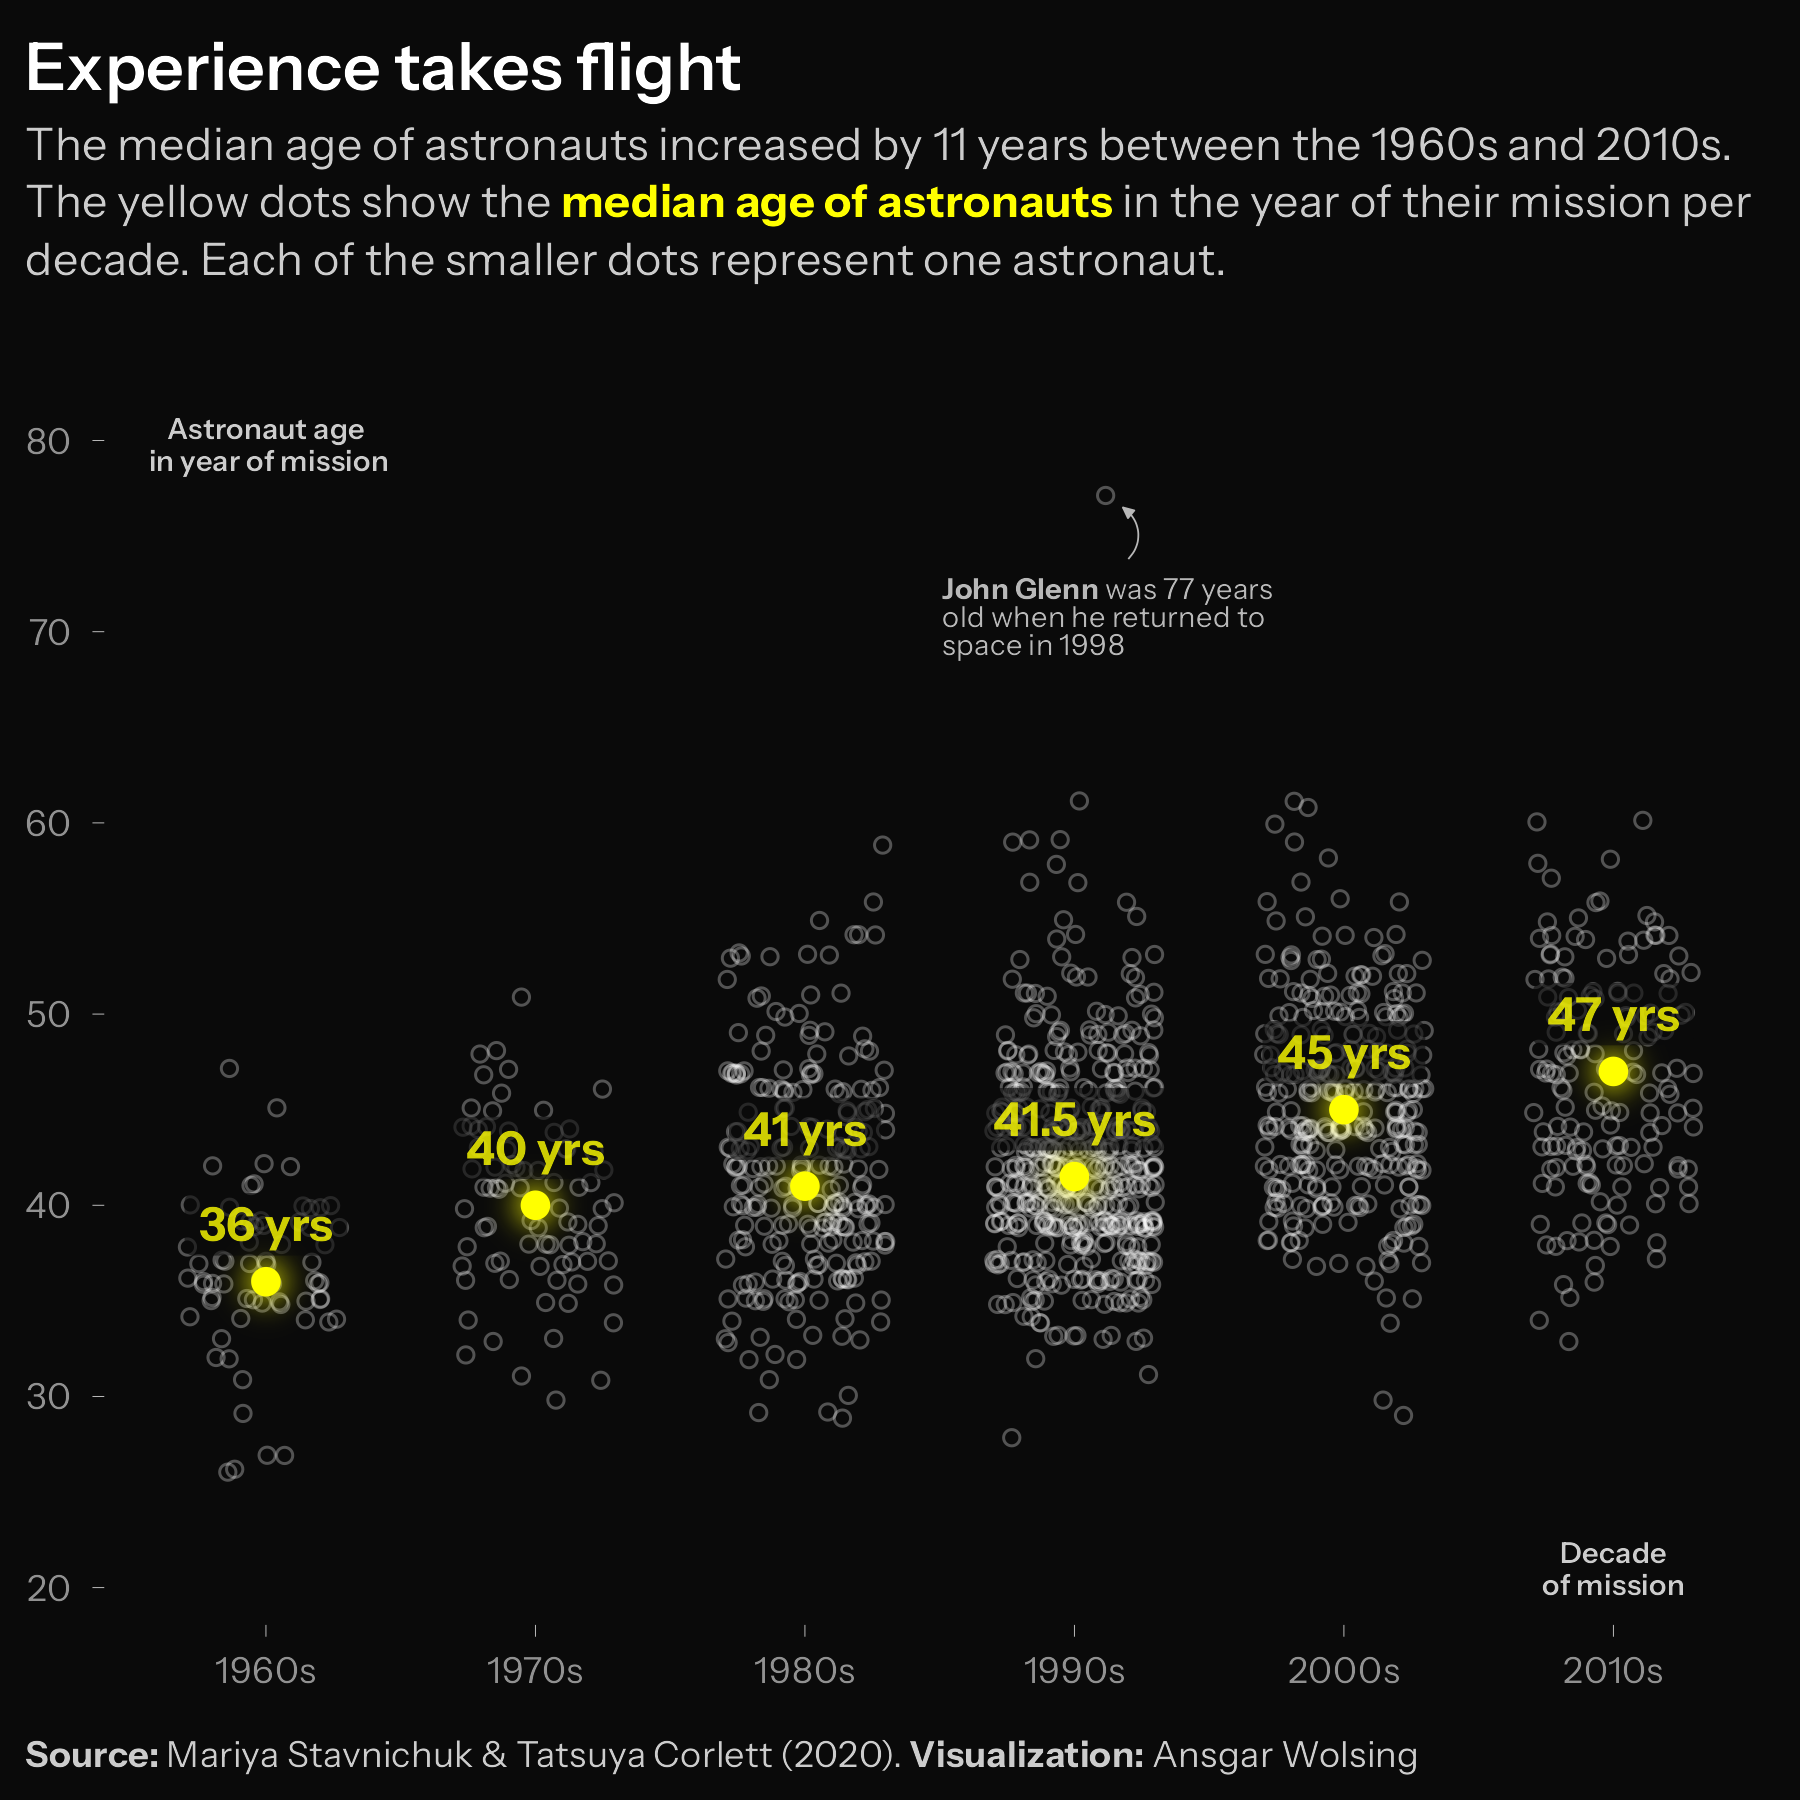

This chart was generated by the following R code:
library(tidyverse)
library(ggtext)
library(ggdist)
library(here)

#' Source:
#' Mariya Stavnichuk & Tatsuya Corlett (2020)
#' https://data.mendeley.com/datasets/86tsnnbv2w/1
#' https://github.com/rfordatascience/tidytuesday/tree/2e9bd5a67e09b14d01f616b00f7f7e0931515d24/data/2020/2020-07-14


url <- "https://raw.githubusercontent.com/rfordatascience/tidytuesday/2e9bd5a67e09b14d01f616b00f7f7e0931515d24/data/2020/2020-07-14/astronauts.csv"
df <- read_csv(url)

df_prep <- df |> 
  # Only keep the first mission
  filter(mission_number == 1) |> 
  select(
    id, name, year_of_selection, year_of_mission, year_of_birth
  ) |> 
  mutate(
    years_from_selection_to_mission = year_of_mission - year_of_selection,
    age_first_mission = year_of_mission - year_of_birth,
    decade_of_mission = year_of_mission %/% 10 * 10
  ) 

# Plausibility check
df_prep |> 
  filter(years_from_selection_to_mission < 0)

#' https://en.wikipedia.org/wiki/Franco_Malerba: selection in 1989, not 1998
#' https://en.wikipedia.org/wiki/Andy_Thomas (Andrew Sydney Withiel Thomas): mission in 1996, not 1983 

# Replace incorrect values
df_prep <- df_prep |> 
  mutate(
    year_of_selection = ifelse(id == 648, 1989, year_of_selection),
    year_of_mission = ifelse(id == 862, 1996, year_of_mission),
    # Recalculate decade of mission
    years_from_selection_to_mission = year_of_mission - year_of_selection,
    decade_of_mission = year_of_mission %/% 10 * 10
  )

df_prep |> 
  summarize(mean(years_from_selection_to_mission), .by = decade_of_mission) |>
  arrange(decade_of_mission)

df_prep |> 
  summarize(mean(age_first_mission), .by = decade_of_mission) |>
  arrange(decade_of_mission)

 df |> 
   mutate(
    age = year_of_mission - year_of_birth,
    decade_of_mission = year_of_mission %/% 10 * 10
  ) |> 
  summarize(mean(age), .by = decade_of_mission) |>
  arrange(decade_of_mission)


df_plot <- df |> 
  mutate(
    age = year_of_mission - year_of_birth,
    decade_of_mission = year_of_mission %/% 10 * 10,
    decade_of_mission = paste0(decade_of_mission, "s")
  )

bg_color <- "grey4"
p <- df_plot |> 
  ggplot(aes(decade_of_mission, age)) +
  geom_point(
    position = position_jitter(width = 0.3, height = 0.2, seed = 10),
    shape = 21, col = "white", alpha = 0.3) +
  ggfx::with_outer_glow(
    stat_summary(
      fun = median, col = "yellow"
    ),
    col = "#FFFF00CC", sigma = 15, expand = 3
  ) +
  stat_summary(
    geom = "label",
    fun.data = function(x) {
      y_offset <- 3
      med <- median(x)
      data.frame(y = med + y_offset, label = paste(med, "yrs"))
    },
    col = "#FFFF00CC", fill = alpha(bg_color, 0.6),
    family = "Instrument Sans Bold", size = 4, linewidth = 0
  ) +
  # John Glenn 1998
  annotate(
    GeomTextBox,
    x = 4.2, y = 74,
    label = "<b>John Glenn</b> was 77 years old when he returned to space in 1998",
    width = 0.25, col = "grey72", family = "Instrument Sans",
    size = 2.5, lineheight = 0.85, fill = NA, box.size = 0,
    vjust = 1
  ) +
  annotate(
    GeomCurve,
    x = 4.2, xend = 4.18, y = 73.8, yend = 76.5,
    linewidth = 0.2, col = "grey72",
    arrow = arrow(angle = 25, length = unit(0.1, "cm"), type = "closed")
  ) +
  # Custom axis labels
  annotate(
    "text",
    x = c(min(df_plot$decade_of_mission), max(df_plot$decade_of_mission)),
    y = c(max(df_plot$age), min(df_plot$age) - 5),
    label = c(
      "Astronaut age\n in year of mission",
      "Decade\nof mission"),
    vjust = c(-0.5, 0.5),
    family = "Instrument Sans SemiBold", size = 2.5, col = "grey80",
    hjust = 0.5, lineheight = 0.9
  ) +
  scale_y_continuous(breaks = seq(0, 100, 10)) +
  coord_cartesian(ylim = c(NA, 80), clip = "off") +
  labs(
    title = "Experience takes flight",
    subtitle = "The median age
      of astronauts increased by 11 years between the 1960s and 2010s.
      The yellow dots show the
    <b style='color: #FFFF00; font-family:\"Instrument Sans Bold\"'>median age
      of astronauts</b> in the year of their mission per decade.
    Each of the smaller dots represent one astronaut.",
    caption = "**Source:** Mariya Stavnichuk & Tatsuya Corlett (2020). 
    **Visualization:** Ansgar Wolsing"
  ) +
  theme_minimal(paper = bg_color, ink = "grey80", base_family = "Instrument Sans") +
  theme(
    plot.title = element_textbox(
      width = 1, lineheight = 1.25,
      family = "Instrument Sans SemiBold", size = 16, color = "white"),
    plot.title.position = "plot",
    plot.subtitle = element_textbox(
      width = 1, lineheight = 1.25,
      margin = margin(b = 24)),
    plot.caption = element_markdown(
      hjust = 0, margin = margin(t = 12)),
    plot.caption.position = "plot",
    plot.margin = margin(t = 10, r = 6, b = 6, l = 6),
    panel.grid = element_blank(),
    axis.title = element_blank(),
    axis.ticks = element_line(linewidth = 0.1),
    axis.ticks.length = unit(0.1, "cm")
  )
ggsave(here("2026", "25", "25-space.png"), width = 6, height = 6)
